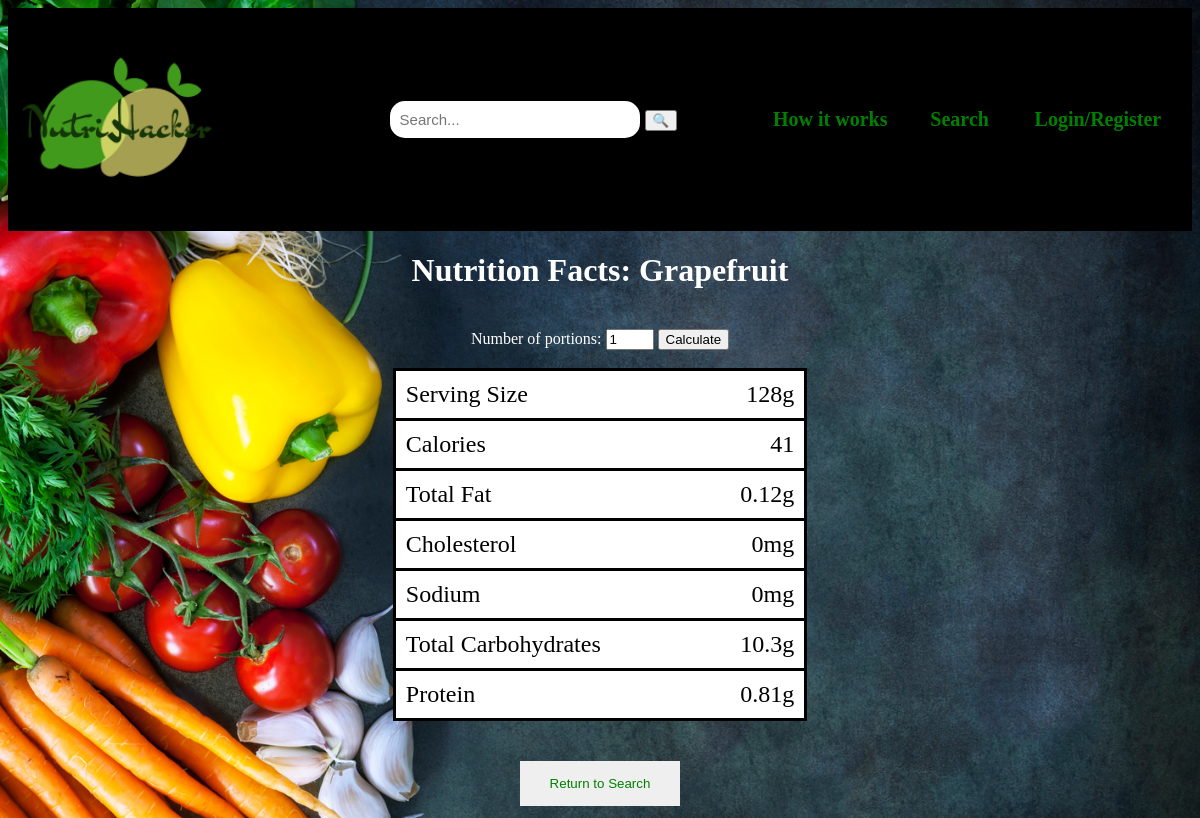
The app's page /nutrihacker/nutrifacts/9/ with its own data.
### nutrihacker/models.py (models this page shows, shortened)
class Food(models.Model):
	name = models.CharField(max_length=50)
	servingSize = models.DecimalField(max_digits=8, decimal_places=2)
	calories = models.IntegerField()
	totalFat = models.DecimalField(max_digits=8, decimal_places=2)
	cholesterol = models.DecimalField(max_digits=8, decimal_places=2)
	sodium = models.DecimalField(max_digits=8, decimal_places=2)
	totalCarb = models.DecimalField(max_digits=8, decimal_places=2)
	protein = models.DecimalField(max_digits=8, decimal_places=2)

### nutrihacker/views.py (the view)
# urls.py: path('nutrifacts/<int:pk>/', views.FactsView.as_view(), name='nutrifacts'),
class FactsView(DetailView):
	model = Food
	template_name = 'nutrihacker/nutrifacts.html'
	def get_context_data(self, **kwargs):
		context = super().get_context_data(**kwargs)
		if self.request.method == 'GET':
			query = self.request.GET.get('portions')
			if query == None:
				query = decimal.Decimal(1)
			else:
				query = decimal.Decimal(query)
		else:
			query = decimal.Decimal(1)
		context['portions'] = query
		context['food'].servingSize = chop_zeros(query * context['food'].servingSize)
		context['food'].calories = chop_zeros(query * context['food'].calories)
		context['food'].totalFat = chop_zeros(query * context['food'].totalFat)
		context['food'].cholesterol = chop_zeros(query * context['food'].cholesterol)
		context['food'].sodium = chop_zeros(query * context['food'].sodium)
		context['food'].totalCarb = chop_zeros(query * context['food'].totalCarb)
		context['food'].protein = chop_zeros(query * context['food'].protein)
		return context

### nutrihacker/views.py (called while the page is built)
def chop_zeros(value):
	if value == value.to_integral():
		return value.quantize(decimal.Decimal(1))
	else:
		return value.normalize()

### nutrihacker/templates/nutrihacker/nutrifacts.html (shortened to what this page needs)
{% load static %}
<!DOCTYPE html>
<html lang="en">
	<head>
		<link rel="stylesheet" type="text/css" href="{% static 'nutrihacker/style.css' %}">
	</head>
	<body style="background-size: cover">
		{% include "nutrihacker/navigation_bar.html" %}
		<h1 style="color: white"><center>Nutrition Facts: {{ food.name }}</center></h1>
		<br>
		<form action="{% url 'nutrihacker:nutrifacts' food.id %}" method="GET">
			<center>
				<label style="color: white">Number of portions: </label>
				<input type="number" name="portions" step="any" min="0" max="99" value="{{ portions }}">
				<button type="submit" value="Submit">Calculate</button>
			</center>
		</form>
		<br>
		<table class="facts" style="background-color: white">
			<tr>
				<td>Serving Size</td>
				<td class="right">{{ food.servingSize }}g</td>
			</tr>
			<tr>
				<td>Calories</td>
				<td class="right">{{ food.calories }}</td>
			</tr>
			<tr>
				<td>Total Fat</td>
				<td class="right">{{ food.totalFat }}g</td>
			</tr>
			<tr>
				<td>Cholesterol</td>
				<td class="right">{{ food.cholesterol }}mg</td>
			</tr>
			<tr>
				<td>Sodium</td>
				<td class="right">{{ food.sodium }}mg</td>
			</tr>
			<tr>
				<td>Total Carbohydrates</td>
				<td class="right">{{ food.totalCarb }}g</td>
			</tr>
			<tr>
				<td>Protein</td>
				<td class="right">{{ food.protein }}g</td>
			</tr>
		</table>
		<br><br>
		<div style="text-align: center"><button class="button"><a href="{% url 'nutrihacker:search' %}" alt="Return">Return to Search</a></button></div>
	</body>
</html>

### nutrihacker/templates/nutrihacker/navigation_bar.html
{% load static %}
<table class="01" width="100%" style="background-color: black;">
        <tr>
            <th style="text-align: left;"><a href="{% url 'nutrihacker:index' %}"><img src="{% static 'nutrihacker/images/weblogo.png' %}" alt="Website logo" width="210px" height="210px"></a></th>
            <th><form action="{% url 'nutrihacker:search' %}" method="get">
                <input name="term" type="search" placeholder="Search..." size="100%" />
                <button type="submit" name="search">&#128269;</button>
            </form></th>
            <th><a href="{% url 'nutrihacker:description' %}">How it works</a> </th>
            <th><a href="{% url 'nutrihacker:search' %}">Search</a></th>
            {% if user.is_authenticated %}
            <th><a href="{% url 'nutrihacker:profile' %}">{{ user.username }}'s Profile</a>
            <th><a href="{% url 'nutrihacker:logout' %}">Logout</a>
            {% else %}
            <th><a href ="{% url 'nutrihacker:login' %}">Login/Register</a></th>
            {% endif %}
        </tr>
</table>

### nutrihacker/static/nutrihacker/style.css (style rules this page uses)
table { color: green; text-align: center; font-size: 20px; height: 80%; border-collapse:separate; }
th { height: 30px; text-align: center; }
a { color: green; text-decoration: none; }
.button { padding: 15px 30px; border: none; display: inline-block; margin: 4px 2px; }
body { background-image: url("images/background.jpg"); height: 100%; background-position: center; background-repeat: no-repeat; background-size: cover; }
input[type=search] { width: 250px; box-sizing: border-box; border: 1px green; border-radius: 15px; font-size: 15px; background-color: white; padding: 10px 10px 10px 10px; }
form { text-align:center; }
input { width: 50%; padding: 12px 20px; margin: 8px 0; box-sizing: border-box; }
a:link { text-decoration:none; }

### records on screen
Food: name "Grapefruit", servingSize "128", calories "41", totalFat "0.12", cholesterol "0", sodium "0", totalCarb "10.3", protein "0.81"
